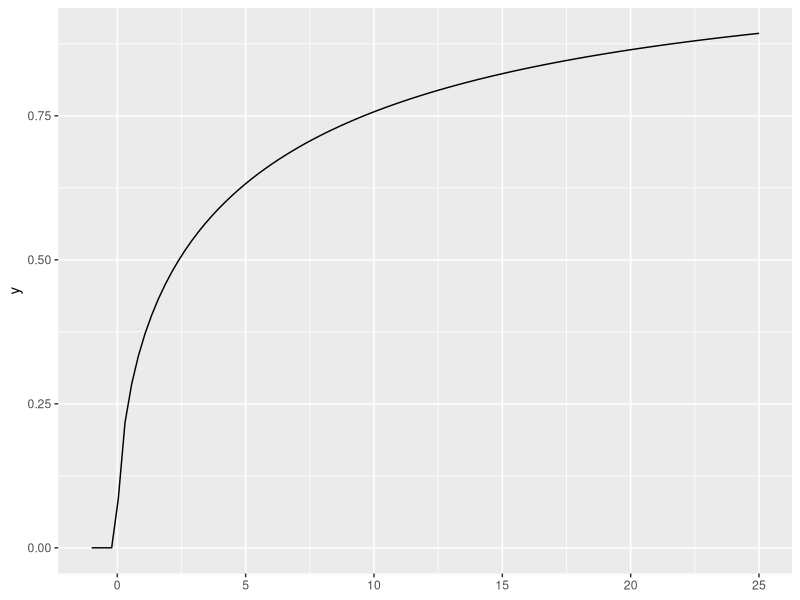

Write the R code that produced this figure.
## ---- chunk 1
library(dplyr)
library(tidyr)
library(ggplot2)
## ---- chunk 2
ggplot() +
  stat_function(fun = pweibull,
                args = list(shape = .5,
                            scale = 5),
                xlim = c(-1, 25))
